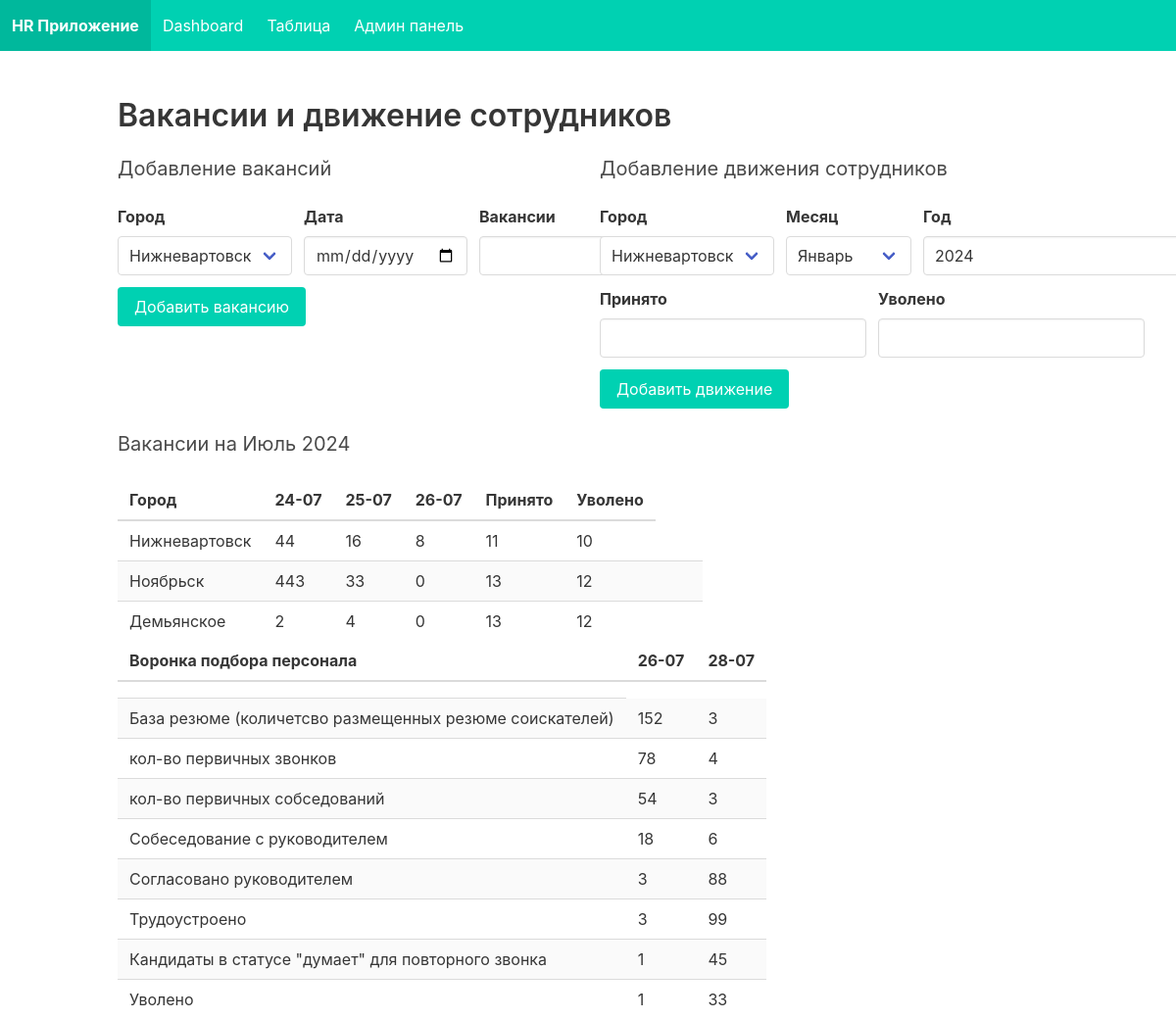
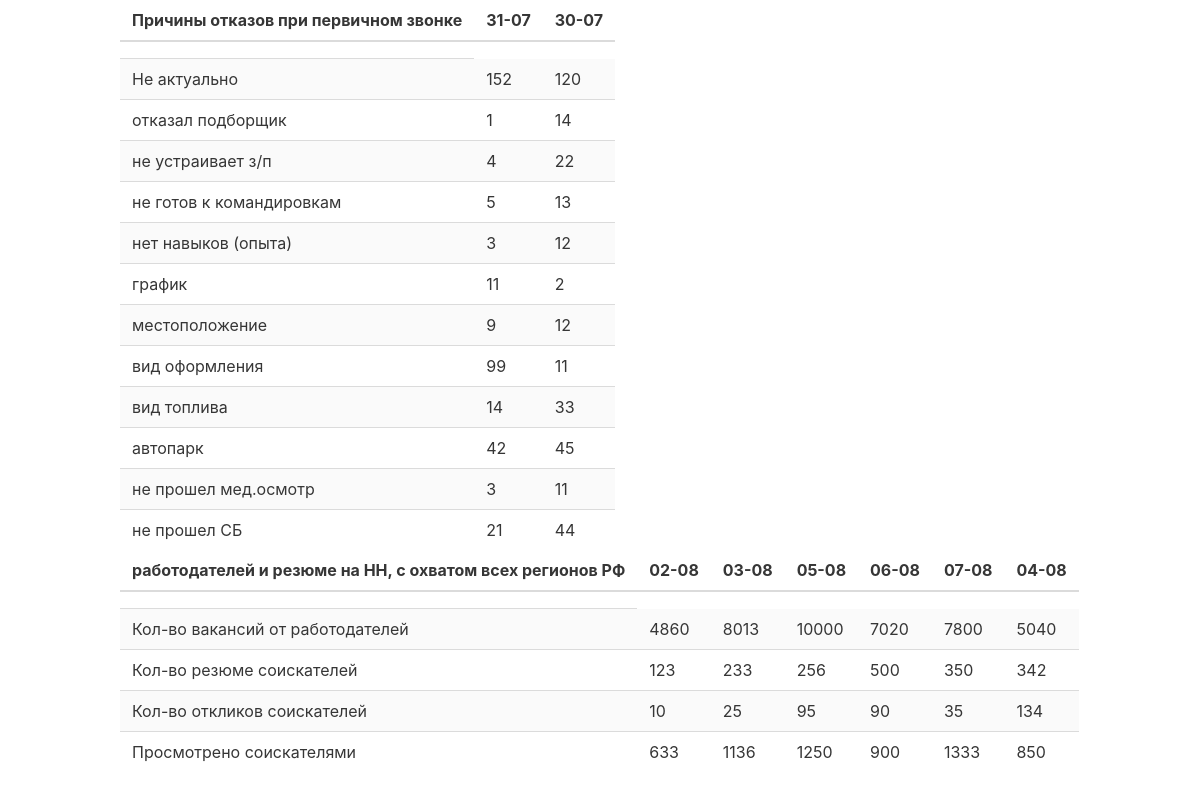
The page / on the database its author committed (2 pictures, top to bottom).
### table/models.py (models this page shows, shortened)
class City(models.Model):
    name = models.CharField(max_length=100, verbose_name=_("Город"))
    class Meta:
        verbose_name = _("Город")
        verbose_name_plural = _("Города")

class FunnelStage(models.Model):
    movement = models.ForeignKey(RecruitmentFunnel, on_delete=models.CASCADE, related_name='funnel_stage', verbose_name="Отчетный период")
    name = models.CharField(max_length=100, unique=True, verbose_name="Название строки")
    class Meta:
        verbose_name = _("Модель строк")
        verbose_name_plural = _("Строки")

class CallRows(models.Model):
    movement = models.ForeignKey(RecruitmentFunnel, on_delete=models.CASCADE, related_name='call_rows', verbose_name="Отчетный период")
    rows = models.CharField(max_length=100, unique=True, verbose_name="Строка описание причины")
    def __str__(self):
        return self.rows
    class Meta:
        verbose_name = "Модель строк при первом зконке"
        verbose_name_plural = "Строки при первых звонках"

class HhInsights_Rows(models.Model):
    movement = models.ForeignKey(RecruitmentFunnel, on_delete=models.CASCADE, related_name='HhInsights_rows', verbose_name="Отчетный период")
    rows = models.CharField(max_length=100, unique=True, verbose_name="Строка работодателей и резюме")
    def __str__(self):
        return self.rows
    class Meta:
        verbose_name = "Строка работодателей и резюме на HH"
        verbose_name_plural = "Строки работодателей и резюме на HH"

### table/views.py (the view, shortened to what this page needs)
# urls.py: path('', views.index, name='index'),
@csrf_exempt
def index(request):
    cities = City.objects.all()
    vacancy_records = VacancyRecord.objects.all()
    employee_movements = EmployeeMovement.objects.all()
    vacancy_records_by_date = defaultdict(list)
    for record in vacancy_records:
        vacancy_records_by_date[record.date.strftime('%d-%m')].append(record)
    table_data = []
    for city in cities:
        city_data = {'name': city.name}
        for date, records in vacancy_records_by_date.items():
            total_vacancies = sum([record.vacancies for record in records if record.city == city])
            city_data[date] = total_vacancies
        movement = next(
            (m for m in employee_movements if m.city == city),
            None  # Возвращаем None, если запись не найдена
        )
        if movement:
            city_data['Принято'] = movement.hired
            city_data['Уволено'] = movement.fired
        table_data.append(city_data)
    monthYears = []
    seen_months = set()  # Используем множество для отслеживания уже добавленных месяцев
    for employee_movement in employee_movements:
        month = {}
        month_name = display_month_name(employee_movement.month)
        month['month_number'] = employee_movement.month
        month['month_name'] = month_name
        month['years'] = employee_movement.year
        month_key = (month['month_number'], month['month_name'], month['years'])  # Ключ для проверки уникальности
        if month_key not in seen_months:
            monthYears.append(month)
            seen_months.add(month_key)
    MONTH_CHOICES = {
        1: 'Январь', 2: 'Февраль', 3: 'Март', 4: 'Апрель',
        5: 'Май', 6: 'Июнь', 7: 'Июль', 8: 'Август',
        9: 'Сентябрь', 10: 'Октябрь', 11: 'Ноябрь', 12: 'Декабрь'
    }
    table_data2 = []
    movements = RecruitmentFunnel.objects.all()
    funnel_stages = FunnelStage.objects.all()
    funnel_data = FunnelData.objects.all()
    final_table_data = defaultdict(lambda: defaultdict(str))
    table_data2 = []
    funnel_data_by_date = defaultdict(list)
    for record in funnel_data:
        funnel_data_by_date[record.date.strftime('%d-%m')].append(record)
    for movement in movements:
        add_period = {}
        current_funnel_data = funnel_data.filter(movement=movement)
        add_period["reporting_period"] = f"{display_month_name(movement.month)} {movement.year}"
        table_data2.append(add_period)
        for stage in funnel_stages:
            for data_point in current_funnel_data.filter(funnel_stage=stage):
                date_str = data_point.date.strftime("%Y-%m-%d")
                final_table_data[stage.name][date_str] = str(data_point.count)  # Преобразуем count в строку
    for stage_name, stage_data in final_table_data.items():
        row = {'rows': stage_name}
        row.update(stage_data)  # Объединяем данные о датах и значениях
        table_data2.append(row)
    call_columns = CallColumns.objects.all()
    final_table_data3 = defaultdict(lambda: defaultdict(str))
    table_data3 = []
    call_data_by_date = defaultdict(list)
    for record in call_columns:
        call_data_by_date[record.date.strftime('%d-%m')].append(record)
    for movement in movements:
        add_period = {}
        current_call_columns = call_columns.filter(movement=movement)
        add_period["reporting_period"] = f"{display_month_name(movement.month)} {movement.year}"
        table_data3.append(add_period)
        for call in call_columns:
            for data_point in current_call_columns.filter(rows=call.rows):
                date_str = data_point.date.strftime("%Y-%m-%d")
                final_table_data3[call.rows][date_str] = str(data_point.columns)  # Преобразуем count в строку
    for rows, stage_data in final_table_data3.items():
        row = {'rows': rows}  # Используем call.rows
        row.update(stage_data)  # Объединяем данные о датах и значениях
        table_data3.append(row)
    hh_insights_columns = HhInsights_Columns.objects.all()
    final_table_data4 = defaultdict(lambda: defaultdict(str))
    table_data4 = []
    hh_insights_columns_by_date = defaultdict(list)
    for record in hh_insights_columns:
        hh_insights_columns_by_date[record.date.strftime('%d-%m')].append(record)
    for movement in movements:
        add_period = {}
        current_hh_insights_columns = hh_insights_columns.filter(movement=movement)
        add_period["reporting_period"] = f"{display_month_name(movement.month)} {movement.year}"
        table_data4.append(add_period)
        for call in hh_insights_columns:
            for data_point in current_hh_insights_columns.filter(rows=call.rows):
                date_str = data_point.date.strftime("%Y-%m-%d")
                final_table_data4[call.rows][date_str] = str(data_point.columns)  # Преобразуем count в строку
    for rows, stage_data in final_table_data4.items():
        row = {'rows': rows}  # Используем call.rows
        row.update(stage_data)  # Объединяем данные о датах и значениях
        table_data4.append(row)
    context = {
        'cities': cities,
        'vacancy_records': vacancy_records_by_date,
        'employee_movements': employee_movements,
        'table_data': table_data,
        'monthYears': monthYears[0],
        'MONTH_CHOICES': MONTH_CHOICES.items(),
        'table_data2': table_data2,
        'funnel_stages': funnel_stages,
        'funnel_data': funnel_data_by_date,
        'table_data3': table_data3,
        'call_date': call_data_by_date,
        'table_data4': table_data4,
        'hh_insights_by_date': hh_insights_columns_by_date
    }
    return render(request, 'index.html', context)

### table/models.py (called while the page is built)
def display_month_name(month):
    MONTH_CHOICES = {
        1: 'Январь', 2: 'Февраль', 3: 'Март', 4: 'Апрель',
        5: 'Май', 6: 'Июнь', 7: 'Июль', 8: 'Август',
        9: 'Сентябрь', 10: 'Октябрь', 11: 'Ноябрь', 12: 'Декабрь'
    }
    return MONTH_CHOICES.get(month, 'Неизвестно')

### table/templates/index.html (shortened to what this page needs)
{% extends "base.html" %}
{% block content %}
    {% include 'table.html' %}
    {% include 'table2.html'  %}
    {% include 'table3.html'  %}
    {% include 'table4.html'  %}
{% endblock %}

### table/templates/base.html (shortened to what this page needs)
<!DOCTYPE html>
<html lang="en">
<head>
    <link rel="stylesheet" href="https://cdn.jsdelivr.net/npm/bulma@0.9.4/css/bulma.min.css">
</head>
<body>
    <nav class="navbar is-primary" role="navigation" aria-label="main navigation">
        <div class="navbar-brand">
            <a class="navbar-item" href="/">
                <strong>HR Приложение</strong>
            </a>
        </div>
        <div id="navbarBasicExample" class="navbar-menu">
            <div class="navbar-start">
                <a class="navbar-item" href="/dashboard/">Dashboard</a>
                <a class="navbar-item" href="/">Таблица</a>
                <a class="navbar-item" target="_blank" href="/admin/login/">Админ панель</a>
            </div>
        </div>
    </nav>
    <main class="section">
        {% block content %}{% endblock %}
    </main>
</body>
</html>

### table/templates/table.html (shortened to what this page needs)
<div class="container">
    <h1 class="title">Вакансии и движение сотрудников</h1>
    <div class="columns">
      <div class="column is-half">
        <h2 class="subtitle">Добавление вакансий</h2>
        <form method="POST" action="{% url 'index' %}">
          <div class="field is-grouped">
            <div class="control">
            <label class="label">Город</label>
              <div class="select">
                <select name="city" required>
                  {% for city in cities %}
                    <option value="{{ city.id }}">{{ city.name }}</option>
                  {% endfor %}
                </select>
              </div>
            </div>
            <div class="control">
                <label class="label">Дата</label>
                <div class="control">
                  <input class="input" type="date" name="date" required>
                </div>
            </div>
            <div class="control">
                <label class="label">Вакансии</label>
              </div>
          </div>
          <div class="field">
            <div class="control">
              <button class="button is-primary">Добавить вакансию</button>
            </div>
          </div>
        </form>
      </div>
      <div class="column is-half">
        <h2 class="subtitle">Добавление движения сотрудников</h2>
        <form method="POST" action="{% url 'index' %}">
          <div class="field is-grouped">
            <div class="control">
             <label class="label">Город</label>
              <div class="select">
                <select name="city" required>
                  {% for city in cities %}
                    <option value="{{ city.id }}">{{ city.name }}</option>
                  {% endfor %}
                </select>
              </div>
            </div>
            <div class="control">
              <label class="label">Месяц</label>
              <div class="select">
                <select name="month" required>
                  {% for month_number, month_name in MONTH_CHOICES %}
                    <option value="{{ month_number }}">{{ month_name }}</option>
                  {% endfor %}
                </select>
              </div>
            </div>
            <div class="control">
              <label class="label">Год</label>
              <input class="input" type="number" name="year" value="{{ monthYears.years }}" required>
            </div>
          </div>
          <div class="field is-grouped">
            <div class="control">
              <label class="label">Принято</label>
              <input class="input" type="number" name="hired">
            </div>
            <div class="control">
              <label class="label">Уволено</label>
              <input class="input" type="number" name="fired">
            </div>
          </div>
          <div class="field">
            <div class="control">
              <button class="button is-primary">Добавить движение</button>
            </div>
          </div>
        </form>
      </div>
    </div>
    <h2 class="subtitle">Вакансии на {{ monthYears.month_name }} {{ monthYears.years }}</h2>
    <table class="table is-striped">
      <thead>
        <tr>
          <th>Город</th>
          {% for date in vacancy_records %}
            <th>{{ date }}</th>
          {% endfor %}
          <th>Принято</th>
          <th>Уволено</th>
        </tr>
      </thead>
      <tbody>
        {% for city in table_data %}
          <tr>
            <td>{{ city.name }}</td>
            {% for date, vacancies in city.items %}
              {% if date != 'name' %}
                <td>{{ vacancies }}</td>
              {% endif %}
            {% endfor %}
            <td>{{ city.hired }}</td>
            <td>{{ city.fired }}</td>
          </tr>
        {% endfor %}
      </tbody>
    </table>
  </div>

### table/templates/table2.html
<div class="container">
    <table class="table is-striped">
      <thead>
        <tr>
          <th>Воронка подбора персонала</th>
          {% for date in funnel_data %}
            <th>{{ date }}</th>
          {% endfor %}
        </tr>
      </thead>
      <tbody>
        {% for row in table_data2 %}
          <tr>
            <td>{{ row.rows }}</td>
            {% for date, count in row.items %}
              {% if date != 'rows' and date != 'reporting_period' %}
                <td>{{ count }}</td>
              {% endif %}
            {% endfor %}
          </tr>
        {% endfor %}
      </tbody>
    </table>
</div>

### table/templates/table3.html
<div class="container">
    <table class="table is-striped">
      <thead>
        <tr>
          <th>Причины отказов при первичном звонке</th>
          {% for date in call_date %}
            <th>{{ date }}</th>
          {% endfor %}
        </tr>
      </thead>
      <tbody>
        {% for row in table_data3 %}
          <tr>
            <td>{{ row.rows }}</td>
            {% for date, count in row.items %}
              {% if date != 'rows' and date != 'reporting_period' %}
                <td>{{ count }}</td>
              {% endif %}
            {% endfor %}
          </tr>
        {% endfor %}
      </tbody>
    </table>
</div>

### table/templates/table4.html
<div class="container">
    <table class="table is-striped">
      <thead>
        <tr>
          <th>работодателей и резюме на HH, с охватом всех регионов РФ</th>
          {% for date in hh_insights_by_date %}
            <th>{{ date }}</th>
          {% endfor %}
        </tr>
      </thead>
      <tbody>
        {% for row in table_data4 %}
          <tr>
            <td>{{ row.rows }}</td>
            {% for date, count in row.items %}
              {% if date != 'rows' and date != 'reporting_period' %}
                <td>{{ count }}</td>
              {% endif %}
            {% endfor %}
          </tr>
        {% endfor %}
      </tbody>
    </table>
</div>

### rows shown on the page
City: name "Нижневартовск"
City: name "Ноябрьск"
City: name "Демьянское"
FunnelStage: rows "База резюме (количетсво размещенных резюме соискателей)"
FunnelStage: rows "кол-во первичных звонков"
FunnelStage: rows "кол-во первичных собседований"
FunnelStage: rows "Собеседование с руководителем"
FunnelStage: rows "Согласовано руководителем"
FunnelStage: rows "Трудоустроено"
FunnelStage: rows "Кандидаты в статусе \"думает\" для повторного звонка"
FunnelStage: rows "Уволено"
CallRows: rows "Не актуально", row "152" "120"
CallRows: rows "отказал подборщик", row "1" "14"
CallRows: rows "не устраивает з/п", row "4" "22"
CallRows: rows "не готов к командировкам", row "5" "13"
CallRows: rows "нет навыков (опыта)", row "3" "12"
CallRows: rows "график", row "11" "2"
CallRows: rows "местоположение", row "9" "12"
CallRows: rows "вид оформления", row "99" "11"
CallRows: rows "вид топлива", row "14" "33"
CallRows: rows "автопарк", row "42" "45"
CallRows: rows "не прошел мед.осмотр", row "3" "11"
CallRows: rows "не прошел СБ", row "21" "44"
HhInsights_Rows: rows "Кол-во вакансий от работодателей", row "4860" "8013" "10000" "7020" "7800" "5040"
HhInsights_Rows: rows "Кол-во резюме соискателей", row "123" "233" "256" "500" "350" "342"
HhInsights_Rows: rows "Кол-во откликов соискателей", row "10" "25" "95" "90" "35" "134"
HhInsights_Rows: rows "Просмотрено соискателями", row "633" "1136" "1250" "900" "1333" "850"

### other values the page prints
{{ monthYears.month_name }} "Июль"
{{ monthYears.years }} "2024"
{{ date }} "24-07" "25-07" "26-07"
{{ vacancies }} "44" "16" "8" "11" "10" "443" "33" "0" "13" "12" "2" "4" "0" "13" "12"
{{ date }} "26-07" "28-07"
{{ count }} "152" "3" "78" "4" "54" "3" "18" "6" "3" "88" "3" "99" "1" "45" "1" "33"
{{ date }} "31-07" "30-07"
{{ date }} "02-08" "03-08" "05-08" "06-08" "07-08" "04-08"
form field city "Нижневартовск"
form field month "Январь"
